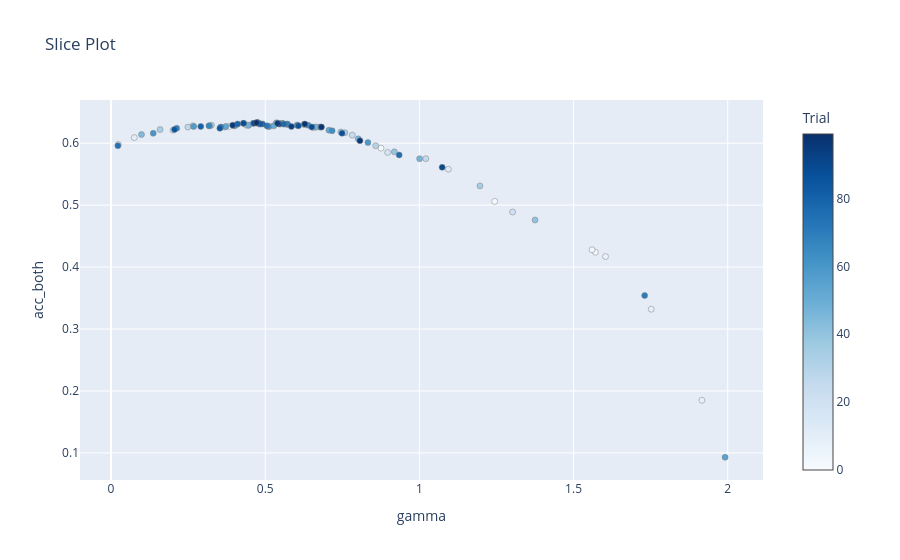

Notebook code for this chart:
### Markdown cell above
## Visualización de la optimización

Gráficos con Matplotlib: no requieren Plotly ni instalaciones dentro del notebook.

### Code cell
from optuna.visualization import plot_slice

plot_slice(study, params=list(study.best_params), target_name=TARGET_METRIC)
